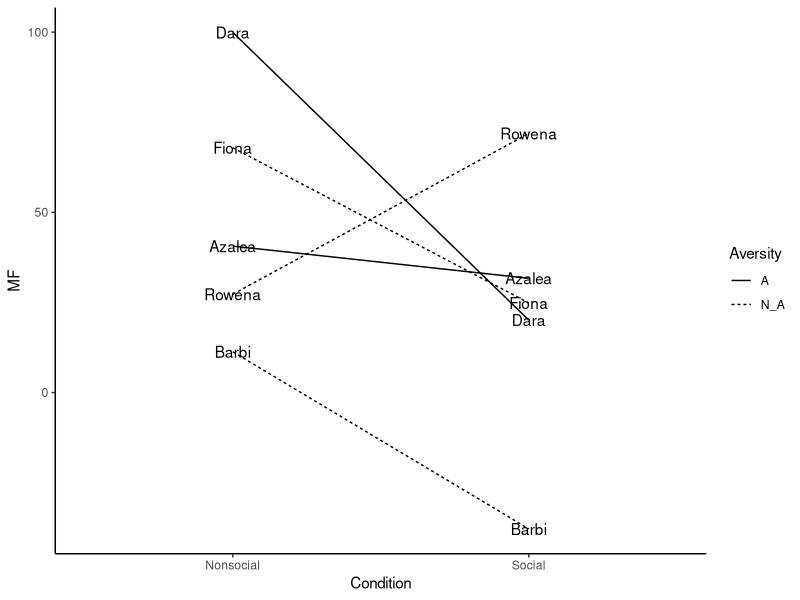
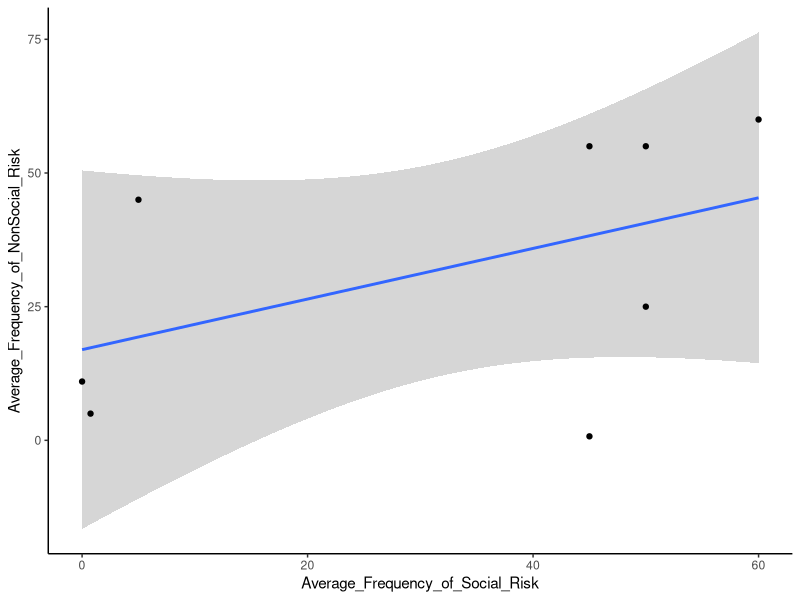

Generate these figures, in order, with R:
## ---- chunk 1
knitr::opts_chunk$set(message=FALSE,warning=FALSE, cache=TRUE)
## ---- chunk 2
library(ggplot2)

# add "each" to keep both copies of the names together 
Names <- rep(c("Dara","Azalea","Barbi","Rowena","Fiona"),each=2)
MF <- rnorm(10,45,25) 
Condition <- rep(c("Social","Nonsocial"),5)
# "times=" to repeat how many times you want A and N_A to be repeated 
Aversity <- rep(c("A","N_A"),times=c(4,6))
plot_df<- data.frame(Names, MF, Condition) 

ggplot(plot_df, aes(x=Condition, y=MF, group=Names, linetype=Aversity))+ 
  geom_line()+
  geom_text(label=Names)+
  theme_classic()

## ---- chunk 3

Average_Frequency_of_Social_Risk = a <- c(0,.75,45,5,50,45,60,50)
Average_Frequency_of_NonSocial_Risk = b<- c(11,5,.75,45,25,55,60,55)
plot_df <- data.frame(a,b)

# basic scatterplot
ggplot(plot_df, aes(x=Average_Frequency_of_Social_Risk,
    y=Average_Frequency_of_NonSocial_Risk))+
 geom_smooth(method=lm)+
 theme_classic()+
  geom_point()


